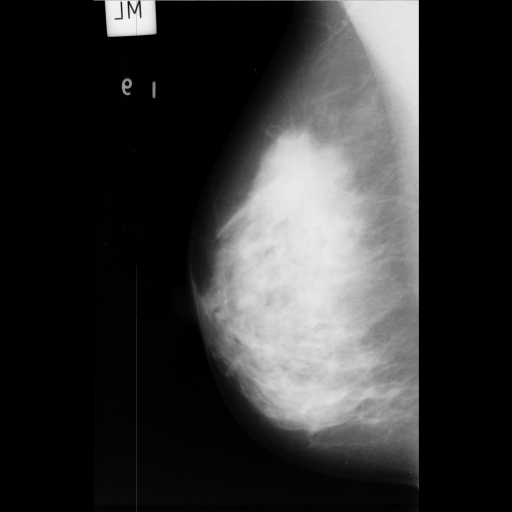
#> input picture pgm_files/mdb003.pgm, 1024 x 1024 px, given in place of mdb001.pgm, which was not available (shown at 1/2 size)
$ python preprocessing.py
#> lines starting #> are read from the running program, lines starting #| are printed output that depends on the picture
import numpy as np
import pandas as pd
import cv2
import os

# Define the path to your images and CSV file
image_path = 'pgm_files'
csv_file = 'data.csv'

# Read the metadata from the CSV file
metadata = pd.read_csv(csv_file)
#> (reads data.csv from the repository)
metadata.fillna(0, inplace=True)

# Define the desired image size
image_size = (224, 224)

# Create lists to hold the processed images and labels
images = []
labels = []

for index, row in metadata.iterrows():
    # Build the path to the corresponding image
    img_file = os.path.join(image_path, row['REFNUM'] + '.pgm') # .pgm extension

    # Read and resize the image
    image = cv2.imread(img_file, cv2.IMREAD_GRAYSCALE)
#> image is the input picture: shape (1024, 1024); min 0, max 242, mean 52
    image_resized = cv2.resize(image, image_size)
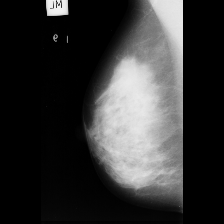
#> image_resized: shape (224, 224); min 0, max 241, mean 51.7

    # Normalize the image pixel values
    image_normalized = image_resized / 255.0

    # Append the processed image to the images list
    images.append(image_normalized)

    # Map the severity to a numerical label (you can customize this mapping)
    label = 1 if row['SEVERITY'] == 'M' else 0
    labels.append(label)
#> pass 2 of the loop `for index, row in metadata.iterrows():`:
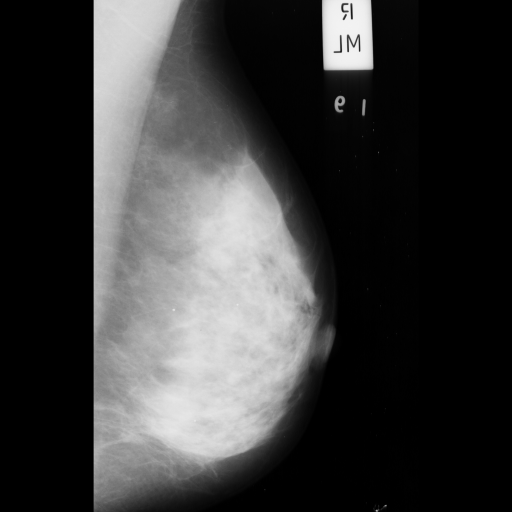
#> input picture pgm_files/mdb004.pgm, 1024 x 1024 px, given in place of mdb002.pgm, which was not available (shown at 1/2 size)
#> image is the input picture: shape (1024, 1024); min 0, max 243, mean 59.5
#> `image_resized = cv2.resize(image, image_size)`:
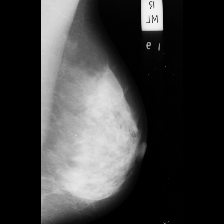
#> image_resized: shape (224, 224); min 0, max 243, mean 59.4
#> (the run stopped early here; a loop or call above may not have finished)
